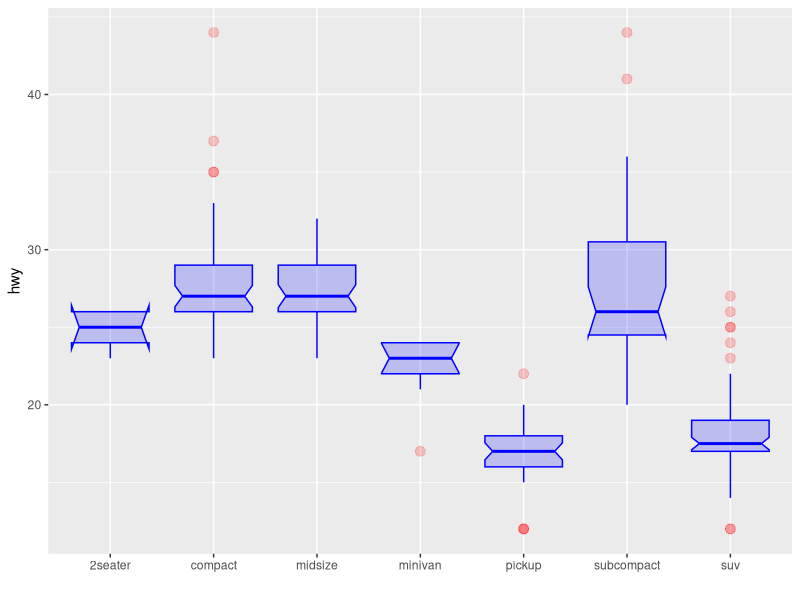
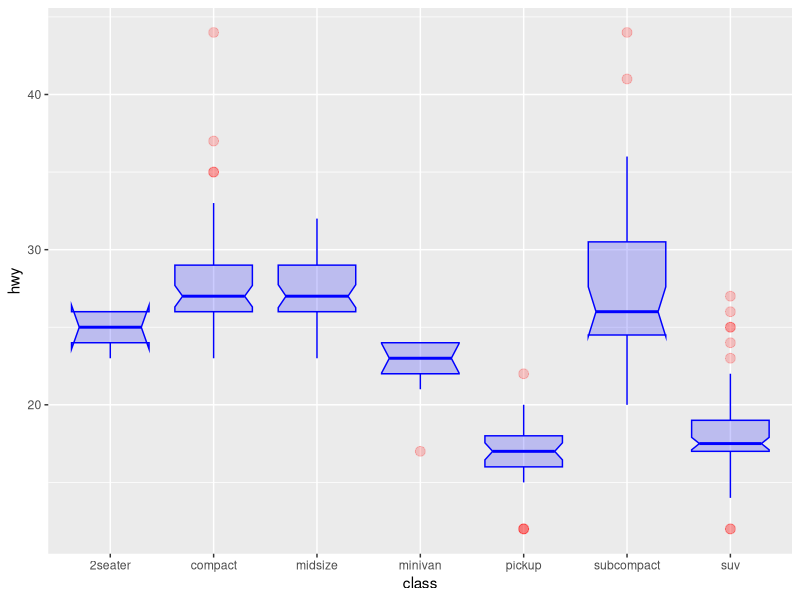

Write the R code that produced these figures, in order.
# gloss bench figure gallery-016
# source: 263-ggplot2-boxplot-parameters.Rmd (gallery)
# Frozen by bench/R/harvest.R: code up to the chosen figure; see meta.json.
# ---- chunk 1 ----
knitr::opts_chunk$set( warning=FALSE, message=FALSE)
# ---- chunk 2 ----
# Load ggplot2
library(ggplot2)
 
# The mpg dataset is natively available
#head(mpg)
 
# geom_boxplot proposes several arguments to custom appearance
ggplot(mpg, aes(x=class, y=hwy)) + 
    geom_boxplot(
        
        # custom boxes
        color="blue",
        fill="blue",
        alpha=0.2,
        
        # Notch?
        notch=TRUE,
        notchwidth = 0.8,
        
        # custom outliers
        outlier.colour="red",
        outlier.fill="red",
        outlier.size=3
    
    ) +
    xlab("")
# ---- chunk 3 ----
# Load ggplot2
library(ggplot2)
 
# The mpg dataset is natively available
#head(mpg)
 
# geom_boxplot proposes several arguments to custom appearance
ggplot(mpg, aes(x=class, y=hwy)) + 
    geom_boxplot(
        
        # custom boxes
        color="blue",
        fill="blue",
        alpha=0.2,
        
        # Notch?
        notch=TRUE,
        notchwidth = 0.8,
        
        # custom outliers
        outlier.colour="red",
        outlier.fill="red",
        outlier.size=3
    
    )
